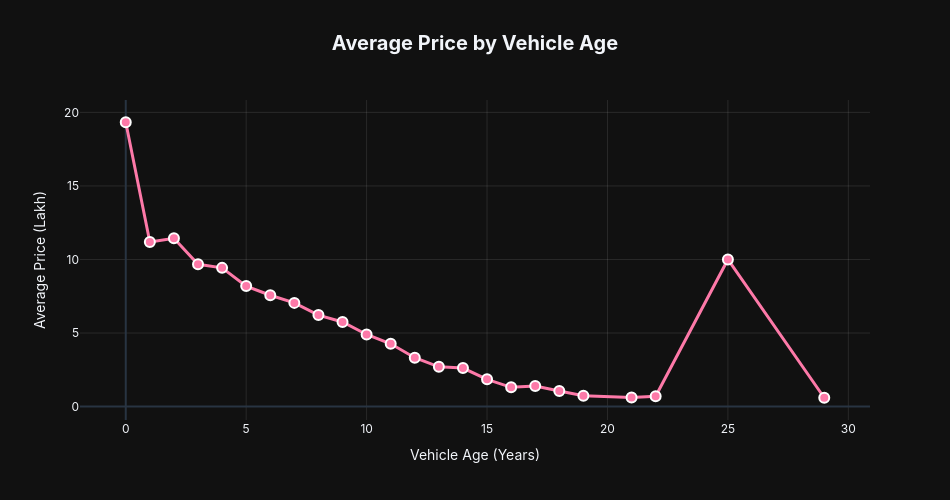

Notebook source saved alongside this figure:
### Markdown cell above
## 2. 🟡 Bivariate Analysis

Analyzing the relationship between two variables — specifically how different features relate to selling price.


####  Plot 1 — Vehicle Age vs. Average Selling Price

Plotted a line chart of average selling price grouped by vehicle age.


 Insight: There is a clear negative relationship — newer cars (lower age) have higher prices. Price drops steadily as vehicle age increases.


####  Plot 2 — Fuel Type vs. Average Price

Plotted a bar chart comparing the average selling price across all fuel types with value labels on each bar.


 Insight: Electric cars have the highest average price, followed by Diesel and Petrol. CNG cars are the most affordable on average.


####  Plot 3 — Engine Size Category vs. Average Price

Created a new column engine_category by classifying engine sizes into:

Small — below 1200cc
Medium — 1200cc to 1800cc
Large — above 1800cc


Plotted a bar chart of average price per engine category.


 Insight: Cars with larger engines are significantly more expensive, averaging ₹20+ Lakh. Engine size is a strong indicator of car price.

###  Plot 4 — KM Driven vs Average Selling Price

- Grouped `km_driven` into **5 equal-width bins** using `pd.cut()` to create KM ranges.
- Calculated the **average selling price** for each KM range using `groupby()`.
- Plotted a **color-coded bar chart** where darker blue = higher average price.

>  **Insight:** There is a clear **negative relationship** between kilometers driven and
> selling price — cars with lower mileage command significantly higher prices.
> As km driven increases, the average price drops steadily, confirming that
> **usage/wear is a strong indicator of depreciation** in the used car market.

### Code cell
# Bivariate Plot 1: Vehicle Age vs Average Selling Price
age_price = df.groupby('vehicle_age')['price_lakh'].mean().round(2).reset_index()
age_price.columns = ['Vehicle Age (Years)', 'Average Price (Lakh)']

fig = px.line(
    age_price,
    x='Vehicle Age (Years)',
    y='Average Price (Lakh)',
    title='<b>Average Price by Vehicle Age</b>',
    markers=True,
    color_discrete_sequence=['#FD79A8']
)
fig.update_traces(
    marker=dict(size=10, line=dict(width=2, color='white')),
    line=dict(width=3),
    hovertemplate='Vehicle Age: %{x} yrs<br>Avg Price: %{y:.2f} Lakh<extra></extra>'
)
fig.update_layout(
    title_font_size=20,
    title_x=0.5,
    width=950, height=500,
    font=dict(family='Inter, sans-serif'),
    plot_bgcolor='rgba(0,0,0,0)',
    xaxis=dict(showgrid=True, gridcolor='rgba(255,255,255,0.1)'),
    yaxis=dict(showgrid=True, gridcolor='rgba(255,255,255,0.1)'),
)
fig.show()

### Figure 1 — Plotly figure (JSON) as saved in the notebook; plotly's stock layout.template omitted (floating-point values rounded to 4 significant figures)
{"data": [{"hovertemplate": "Vehicle Age: %{x} yrs<br>Avg Price: %{y:.2f} Lakh<extra></extra>", "legendgroup": "", "line": {"color": "#FD79A8", "dash": "solid", "width": 3}, "marker": {"line": {"color": "white", "width": 2}, "size": 10, "symbol": "circle"}, "mode": "lines+markers", "name": "", "orientation": "v", "showlegend": false, "type": "scatter", "x": [0.0, 1.0, 2.0, 3.0, 4.0, 5.0, 6.0, 7.0, 8.0, 9.0, 10.0, 11.0, 12.0, 13.0, 14.0, 15.0, 16.0, 17.0, 18.0, 19.0, 21.0, 22.0, 25.0, 29.0], "xaxis": "x", "y": [19.33, 11.19, 11.44, 9.67, 9.43, 8.19, 7.57, 7.05, 6.22, 5.75, 4.9, 4.27, 3.32, 2.7, 2.62, 1.85, 1.31, 1.4, 1.06, 0.73, 0.62, 0.7, 10.0, 0.6], "yaxis": "y"}], "layout": {"font": {"family": "Inter, sans-serif"}, "height": 500, "legend": {"tracegroupgap": 0}, "plot_bgcolor": "rgba(0,0,0,0)", "title": {"font": {"size": 20}, "text": "<b>Average Price by Vehicle Age</b>", "x": 0.5}, "width": 950, "xaxis": {"anchor": "y", "domain": [0, 1], "gridcolor": "rgba(255,255,255,0.1)", "showgrid": true, "title": {"text": "Vehicle Age (Years)"}}, "yaxis": {"anchor": "x", "domain": [0, 1], "gridcolor": "rgba(255,255,255,0.1)", "showgrid": true, "title": {"text": "Average Price (Lakh)"}}}}
